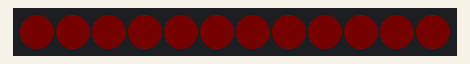
This sketch was run on a simulated Arduino Uno, built with avr-gcc and run on an emulated ATmega328P. Parts: 12 RGB LEDs in strip order, left to right. Dim RGB values are drawn brighter than linear.

Above: at 3.6 s.
At 38.7 s:
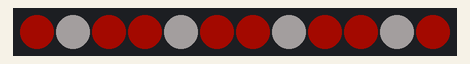

The sketch:

aquarium-ledstripe.ino
```cpp
//#include <Adafruit_NeoPixel.h>
#include <NeoPixelBrightnessBus.h>

#define PIN 11
#define PIXELCOUNT 12
#define DEBUG 0

NeoPixelBrightnessBus<NeoGrbFeature, Neo800KbpsMethod> strip(PIXELCOUNT, PIN);

#define colorSaturation 255
const RgbColor red(colorSaturation, 0, 0);
const RgbColor green(0, colorSaturation, 0);
const RgbColor blue(0, 0, colorSaturation);
const RgbColor yellow(colorSaturation, colorSaturation, 0);
const RgbColor white(200, 200, 200);
RgbColor darkYellow;
RgbColor warmWhite;

const uint8_t c_MinBrightness = 0;
const uint8_t c_MaxBrightness = 255;

uint8_t brightness;
int8_t direction; // current direction of dimming

uint8_t currentBlendStep = 0;
float maxBlendSteps = 255.0f;
bool stepResetMorning = false;
bool stepResetAfternoon = false;

uint32_t timer;
const uint16_t tick = 1000; // 100 = 0.1 sec
const uint16_t freq = 100000 / tick; // 100 000 / tick
const uint32_t sunriseLength = freq * 36; // 1 hour sunrise with 1000ms ticks
const uint32_t daylightLength = freq * 432; // 12 hours with 1000ms ticks
const uint32_t sunsetLength = freq * 25; // 1 hour sunrise with 1000ms ticks
const uint32_t dayMax = freq * 864; // 24 hours with 1000ms ticks


void setup() {
    delay(3000); // just in case

  if (DEBUG) {
    Serial.begin(115200);
    while (!Serial); // wait for serial attach

    Serial.println();
    Serial.println("Initializing...");
    Serial.print("Sunrise end: ");
    Serial.println(sunriseLength);
    Serial.flush();
  }
  darkYellow = RgbColor::LinearBlend(red, yellow, 0.5f);
  warmWhite = RgbColor::LinearBlend(darkYellow, white, 0.3f);

  // this resets all the neopixels to an off state
  strip.Begin();
  strip.Show();

  delay(500);
  direction = 1; // -1 to dim first

  initColours();
  strip.SetBrightness(c_MinBrightness);
  strip.Show();

  timer = 0;
}

void loop() {
  timer++;
  brightness = strip.GetBrightness();

  if (DEBUG) {
    Serial.print("brightness: ");
    Serial.print(brightness);
    Serial.print(", timer: ");
    Serial.println(timer);
  }

  if (isMorning()) {
    sunrise();
  } else if (isAfternoon()) {
    sunshine();
  } else if (isEvening()) {
    sunset();
  } else if (isNight()) {
    dark();
  } else {
    // reset day
    timer = 0;
  }

  // show the results
  strip.Show();
  delay(tick);
}

void initColours() {
  for (uint8_t i = 0; i < PIXELCOUNT; i++) {
    if (i % 3 == 0) {
      strip.SetPixelColor(i, red);
    }
    if (i % 3 == 1) {
      strip.SetPixelColor(i, red);
    }
    if (i % 3 == 2) {
      strip.SetPixelColor(i, red);
    }
  }
}

bool isMorning() {
  return timer < sunriseLength;
}

bool isAfternoon() {
  return timer >= sunriseLength && timer < daylightLength;
}

bool isEvening() {
  return timer >= daylightLength && timer < daylightLength + sunsetLength;
}

bool isNight() {
  return timer >= daylightLength + sunsetLength && timer < dayMax;
}

void sunrise() {
  if (!stepResetMorning) {
    stepResetMorning = true;
    currentBlendStep = 0;
  }
  // swap diection of dim when limits are reached
  if (direction < 0 && brightness <= c_MinBrightness)
  {
    direction = 1;
  }

  if (brightness < c_MaxBrightness) {
    brightness += direction;
    strip.SetBrightness(brightness);
    if (brightness == 1) {
      // workaround for 0 birghtness that erases colors
      initColours();
    }
  }
  for (uint8_t i = 0; i < PIXELCOUNT; i++) {
    if (i % 3 == 0) {
      strip.SetPixelColor(i, blendColors(red, darkYellow));
    }
    if (i % 3 == 2) {
      strip.SetPixelColor(i, blendColors(red, darkYellow));
    }
  }
  if (currentBlendStep < maxBlendSteps) {
    currentBlendStep++;
  }
}

void sunshine() {
  if (!stepResetAfternoon) {
    stepResetAfternoon = true;
    currentBlendStep = 0;
    maxBlendSteps = 255.0f;
  }
  for (uint8_t i = 0; i < PIXELCOUNT; i++) {
    if (i % 3 == 0) {
      strip.SetPixelColor(i, blendColors(darkYellow, white));

    }
    if (i % 3 == 1) {
      strip.SetPixelColor(i, blendColors(red, darkYellow));

    }
    if (i % 3 == 2) {
      strip.SetPixelColor(i, blendColors(darkYellow, warmWhite));
    }
  }

  if (currentBlendStep < maxBlendSteps) {
    currentBlendStep++;
  }
}

void sunset() {
  if (direction > 0 && brightness >= c_MaxBrightness)
  {
    direction = -1;
  }

  if (brightness > c_MinBrightness) {
    brightness += direction;
    strip.SetBrightness(brightness);
  }
}

void dark() {
  strip.SetBrightness(c_MinBrightness);
}

RgbColor blendColors(RgbColor from, RgbColor to) {
  if (currentBlendStep >= maxBlendSteps) {
    return to;
  }
  if (DEBUG) {
    Serial.println(currentBlendStep / maxBlendSteps);
  }

  return RgbColor::LinearBlend(from, to, (currentBlendStep / maxBlendSteps));
}
```
